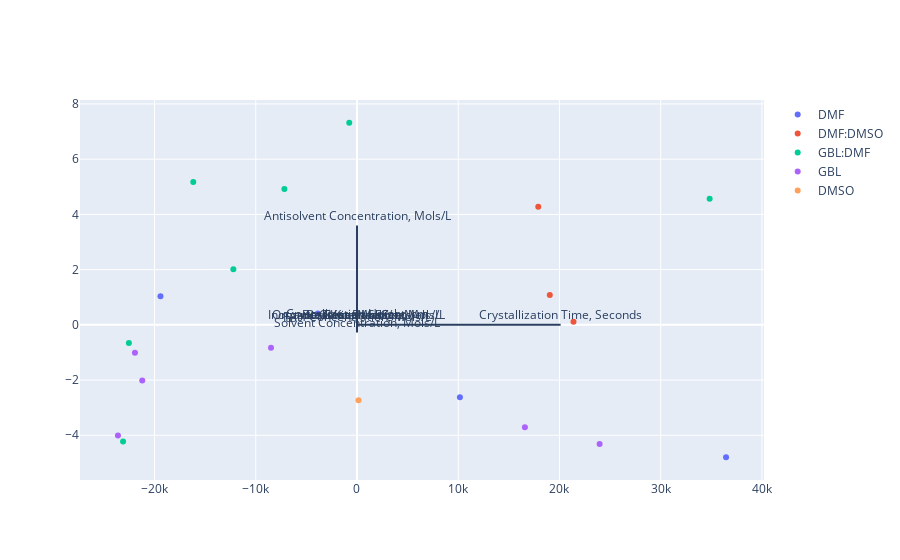

Notebook code cell kept with this figure:
### Markdown cell above
## Colored by solvent

### Code cell
traces = []
for solvent in solvents:
    solvent_df = crystal_data[crystal_data['Solvent']==solvent]
    marker_text = [f"Solvent: {row['Solvent']} Amine: {row['Amine']}" for idx, row in solvent_df.iterrows()]
    trace = go.Scatter(x=solvent_df['PCA_X'], y=solvent_df['PCA_Y'], mode='markers',text=marker_text, name=solvent)
    traces.append(trace)
PCA2D(loadings, features, traces)

### Figure 1 — Plotly figure (JSON) as saved in the notebook; plotly's stock layout.template omitted (floating-point values rounded to 4 significant figures)
{"data": [{"mode": "markers", "name": "DMF", "text": ["Solvent: DMF Amine: 2Pyrrolidin1ium1ylethylammoniumiodide", "Solvent: DMF Amine: MeNH3I", "Solvent: DMF Amine: NNDimethylethane12diammoniumiodide", "Solvent: DMF Amine: Benzenediaminedihydroiodide"], "type": "scatter", "x": [-19410.0, 36460.0, -3870.0, 10170.0], "y": [1.035, -4.796, 0.4067, -2.62]}, {"mode": "markers", "name": "DMF:DMSO", "text": ["Solvent: DMF:DMSO Amine: 2Pyrrolidin1ium1ylethylammoniumiodide", "Solvent: DMF:DMSO Amine: NNDimethylethane12diammoniumiodide", "Solvent: DMF:DMSO Amine: Benzenediaminedihydroiodide"], "type": "scatter", "x": [19050.0, 21390.0, 17910.0], "y": [1.083, 0.1119, 4.278]}, {"mode": "markers", "name": "GBL:DMF", "text": ["Solvent: GBL:DMF Amine: 2Pyrrolidin1ium1ylethylammoniumiodide", "Solvent: GBL:DMF Amine: AcNH3I", "Solvent: GBL:DMF Amine: MeNH3I", "Solvent: GBL:DMF Amine: Propane13diammoniumIodide", "Solvent: GBL:DMF Amine: NNDimethylethane12diammoniumiodide", "Solvent: GBL:DMF Amine: NNDiethylpropane13diammoniumiodide", "Solvent: GBL:DMF Amine: Benzenediaminedihydroiodide"], "type": "scatter", "x": [-23110.0, -12210.0, 34840.0, -7171.0, -16170.0, -764.8, -22530.0], "y": [-4.222, 2.014, 4.567, 4.918, 5.171, 7.319, -0.6574]}, {"mode": "markers", "name": "GBL", "text": ["Solvent: GBL Amine: CyclohexylmethylammoniumIodide", "Solvent: GBL Amine: AcNH3I", "Solvent: GBL Amine: EtNH3I", "Solvent: GBL Amine: MeNH3I", "Solvent: GBL Amine: PhEtNH3I", "Solvent: GBL Amine: NNDiethylpropane13diammoniumiodide"], "type": "scatter", "x": [-23610.0, -21930.0, 23970.0, -8494.0, 16590.0, -21210.0], "y": [-4.005, -1.013, -4.312, -0.8269, -3.712, -2.013]}, {"mode": "markers", "name": "DMSO", "text": ["Solvent: DMSO Amine: NNDimethylethane12diammoniumiodide"], "type": "scatter", "x": [149.2], "y": [-2.729]}], "layout": {"annotations": [{"ax": 0, "ay": 0, "text": "Best Kin, Mols/sec", "x": -3.781e-09, "xanchor": "center", "y": 5.439e-08, "yanchor": "bottom"}, {"ax": 0, "ay": 0, "text": "Best Kout, Mols/sec", "x": 3.189e-09, "xanchor": "center", "y": 2.517e-08, "yanchor": "bottom"}, {"ax": 0, "ay": 0, "text": "Best Fit SSE", "x": -0.000148, "xanchor": "center", "y": -0.0002828, "yanchor": "bottom"}, {"ax": 0, "ay": 0, "text": "Crystallization Time, Seconds", "x": 20120.0, "xanchor": "center", "y": -0.0006891, "yanchor": "bottom"}, {"ax": 0, "ay": 0, "text": "Crystallization Height, cm", "x": 0.2195, "xanchor": "center", "y": 0.03362, "yanchor": "bottom"}, {"ax": 0, "ay": 0, "text": "Antisolvent Concentration, Mols/L", "x": 3.732, "xanchor": "center", "y": 3.593, "yanchor": "bottom"}, {"ax": 0, "ay": 0, "text": "Solvent Concentration, Mols/L", "x": -1.509, "xanchor": "center", "y": -0.2788, "yanchor": "bottom"}, {"ax": 0, "ay": 0, "text": "FAH Concentration, Mols/L", "x": -0.3492, "xanchor": "center", "y": -0.06165, "yanchor": "bottom"}, {"ax": 0, "ay": 0, "text": "Inorganic Concentration, Mols/L", "x": -0.08347, "xanchor": "center", "y": -0.007453, "yanchor": "bottom"}, {"ax": 0, "ay": 0, "text": "Organic Concentration, Mols/L", "x": -0.1212, "xanchor": "center", "y": -0.01179, "yanchor": "bottom"}], "shapes": [{"type": "line", "x0": 0, "x1": -3.781e-09, "y0": 0, "y1": 5.439e-08}, {"type": "line", "x0": 0, "x1": 3.189e-09, "y0": 0, "y1": 2.517e-08}, {"type": "line", "x0": 0, "x1": -0.000148, "y0": 0, "y1": -0.0002828}, {"type": "line", "x0": 0, "x1": 20120.0, "y0": 0, "y1": -0.0006891}, {"type": "line", "x0": 0, "x1": 0.2195, "y0": 0, "y1": 0.03362}, {"type": "line", "x0": 0, "x1": 3.732, "y0": 0, "y1": 3.593}, {"type": "line", "x0": 0, "x1": -1.509, "y0": 0, "y1": -0.2788}, {"type": "line", "x0": 0, "x1": -0.3492, "y0": 0, "y1": -0.06165}, {"type": "line", "x0": 0, "x1": -0.08347, "y0": 0, "y1": -0.007453}, {"type": "line", "x0": 0, "x1": -0.1212, "y0": 0, "y1": -0.01179}]}}
